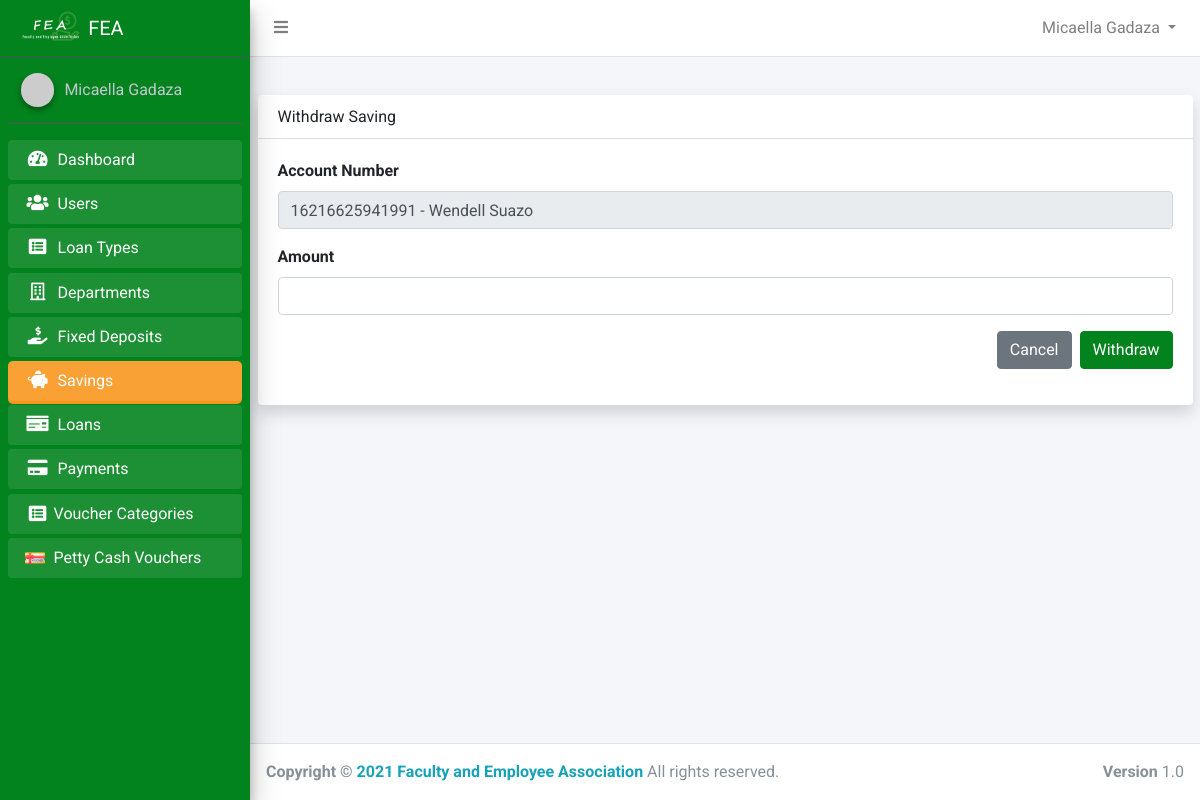
Screenshot of /admin/saving_withdraw.php?user_id=84&saving_id=54 (signed in) with the database file from the repository.
### tables this page shows
CREATE TABLE `users` (
  `id` int(11) NOT NULL,
  `account_number` varchar(50) NOT NULL,
  `firstname` varchar(50) NOT NULL,
  `middlename` varchar(50) NOT NULL,
  `lastname` varchar(50) NOT NULL,
  `home_address` varchar(255) NOT NULL,
  `permanent_address` varchar(255) NOT NULL,
  `gender` varchar(50) NOT NULL,
  `birth_date` varchar(255) DEFAULT NULL,
  `contact_number` varchar(50) NOT NULL,
  `email` varchar(50) NOT NULL,
  `password` varchar(50) NOT NULL,
  `position_id` int(11) DEFAULT NULL,
  `sg` int(11) NOT NULL,
  `employment_status` varchar(50) NOT NULL,
  `department_id` int(11) NOT NULL,
  `name_of_spouse` varchar(100) NOT NULL,
  `fathers_name` varchar(100) NOT NULL,
  `mothers_maiden_name` varchar(50) NOT NULL,
  `beneficiary` varchar(255) NOT NULL,
  `paid_membership` tinyint(1) NOT NULL DEFAULT 0,
  `active` tinyint(1) NOT NULL DEFAULT 0,
  `reason1` text DEFAULT NULL,
  `reason2` text DEFAULT NULL,
  `reason3` text DEFAULT NULL,
  `approved_by_m1` int(11) DEFAULT NULL,
  `approved_by_m2` int(11) DEFAULT NULL,
  `approved_by_m3` int(11) DEFAULT NULL,
  `approved_by_president` tinyint(1) NOT NULL DEFAULT 0,
  `reason_for_decline` text DEFAULT NULL,
  `is_comaker` tinyint(1) NOT NULL DEFAULT 0,
  `created_at` timestamp NOT NULL DEFAULT current_timestamp()
);

### app/config/config.php (called while the page is built, shortened)
<?php
class Connection
{
    public $conn;
    public function __construct()
    {
        try {
            $dsn = 'mysql:host=' . HOST . ';dbname=' . DB_NAME;
            $this->conn = new PDO($dsn, USERNAME, PASSWORD);
            $this->conn->setAttribute(PDO::ATTR_DEFAULT_FETCH_MODE, PDO::FETCH_OBJ);
            $this->conn->setAttribute(PDO::ATTR_EMULATE_PREPARES, false);
        } catch (PDOException $e) {
            echo "Error!: " . $e->getMessage() . "<br/>";
            die();
        }
        return $this->conn;
    }
}

### core.php (called while the page is built, shortened)
<?php
require_once 'app/config/config.php';
require_once 'app/models/User.php';
$user = new User();

### app/models/User.php (called while the page is built, shortened)
<?php
class User extends Connection
{
    public static function Auth()
    {
        if (isset($_SESSION['id'])) {
            return true;
        } else {
            return false;
        }
    }
    public function getFullName()
    {
        if (self::Auth()) {
            $user = $this->getUser();
            return ucwords($user->firstname) . ' ' . ucwords($user->lastname);
        } else {
            return 'Guess';
        }
    }
    public function getUser()
    {
        if (self::Auth()) {
            $sql = "SELECT * FROM users WHERE id=:id AND active=1 AND paid_membership=1";
            $stmt = $this->conn->prepare($sql);
            $stmt->execute(['id' => $_SESSION['id']]);
            $user = $stmt->fetch();
            return $user;
        }
    }
}

### app/controllers/admin/SavingController.php (called while the page is built, shortened)
<?php
class Savings extends Connection
{
    public function getUser($id)
    {
        $sql = "SELECT * FROM users WHERE id=:id";
        $stmt = $this->conn->prepare($sql);
        $stmt->execute(['id' => $id]);
        return $stmt->fetch();
    }
}

### admin/saving_withdraw.php (the view, shortened to what this page needs)
<?php
require_once '../core.php';
require_once '../app/includes/admin/header.php';
$saving = new Savings();
$errors = [];
$activeUser = $saving->getUser($_GET['user_id']);
?>
<div class="container">
    <div class="card shadow">
        <div class="card-header d-flex align-items-center">
            <h4>Withdraw Saving</h4>
        </div>
        <div class="card-body">
            <form action="<?php echo $_SERVER['PHP_SELF'] ?>" method="POST">
                <div class="form-group">
                    <label for="user_id">Account Number</label>
                    <input type="text" name="" id="" class="form-control" readonly value="<?php echo $activeUser->account_number
                                                                                                . ' - ' . ucfirst($activeUser->firstname) . ' ' . ucfirst($activeUser->lastname)  ?>">
                </div>
                <div class="form-group">
                    <label for="amount">Amount</label>
                    <input type="number" name="amount" id="amount" class="form-control
                    <?php
                    if (!empty(($amount))) {
                        echo $errors['amount'] ? 'is-invalid' : 'is-valid';
                    } else {
                        if ($errors['amount']) {
                            echo 'is-invalid';
                        }
                    }
                    ?>
                    " value="<?php echo $amount ?>">
                </div>
                <div class="form-group d-flex justify-content-end align-items-center mt-2">
                    <a href="savings.php" class="btn btn-secondary mr-2">Cancel</a>
                    <button type="submit" name="withdraw" class="btn btn-primary">Withdraw</button>
                </div>
            </form>
        </div>
    </div>
</div>
</div>
<?php require_once '../app/includes/admin/footer.php';
?>

### app/includes/admin/navbar.php (shortened to what this page needs)
<nav class="main-header navbar navbar-expand navbar-white navbar-light">
    <ul class="navbar-nav" style="width:100%;">
        <li class="nav-item">
            <a class="nav-link" data-widget="pushmenu" href="#" role="button"><i class="fas fa-bars"></i></a>
        </li>
        <li class="nav-item dropdown" style="margin-left:auto">
            <a id="navbarDropdown" class="nav-link dropdown-toggle" href="#" role="button" data-toggle="dropdown" aria-haspopup="true" aria-expanded="false" v-pre>
                <?php echo $user->getFullName() ?>
            </a>
        </li>
    </ul>
</nav>

### app/includes/admin/sidebar.php (shortened to what this page needs)
<div class="sidebar">
    <div class="user-panel mt-3 pb-3 mb-3 d-flex">
        <div class="image">
            <img src="https://ui-avatars.com/api/?name=<?php echo $user->getFullName() ?>" class="img-circle elevation-2" alt="User Image">
        </div>
        <div class="info">
            <a href="" class="d-block"><?php echo $user->getFullName() ?></a>
        </div>
    </div>
    <nav class="mt-2">
        <ul class="nav nav-pills nav-sidebar flex-column" data-widget="treeview" role="menu" data-accordion="false">
            <?php if ($_SESSION['position_id'] == 1) : ?>
                <li class="nav-item menu-open
                <?php echo (strpos(CURRENT_URL, 'dashboard') !== false) ? 'active' : '' ?>
                ">
                    <a href="<?php echo BASE_URL . '/admin/dashboard.php' ?>" class="nav-link">
                        <i class="nav-icon fas fa-tachometer-alt"></i>
                        <p>
                            Dashboard
                        </p>
                    </a>
                </li>
                <li class="nav-item menu-open
            <?php echo (strpos(CURRENT_URL, 'admin_user') !== false) ? 'active' : '' ?>
            ">
                    <a href="<?php echo BASE_URL . 'admin/admin_users.php' ?>" class="nav-link">
                        <i class="nav-icon fas fa-users"></i>
                        <p>
                            Users
                        </p>
                    </a>
                </li>
                <li class="nav-item menu-open
            <?php echo (strpos(CURRENT_URL, 'type') !== false) ? 'active' : '' ?>
            ">
                    <a href="<?php echo BASE_URL . 'admin/types.php' ?>" class="nav-link ">
                        <i class="nav-icon fa fa-list-alt"></i>
                        <p>
                            Loan Types
                        </p>
                    </a>
                </li>
                <li class="nav-item menu-open
            <?php echo (strpos(CURRENT_URL, 'department') !== false) ? 'active' : '' ?>
            ">
                    <a href="<?php echo BASE_URL . 'admin/departments.php' ?>" class="nav-link">
                        <i class="nav-icon far fa-building"></i>
                        <p>
                            Departments
                        </p>
                    </a>
                </li>
                <li class="nav-item menu-open
            <?php echo (strpos(CURRENT_URL, 'deposit') !== false) ? 'active' : '' ?>
            ">
                    <a href="<?php echo BASE_URL . 'admin/fixed_deposits.php' ?>" class="nav-link">
                        <i class="nav-icon fas fa-hand-holding-usd"></i>
                        <p>
                            Fixed Deposits
                        </p>
                    </a>
                </li>
                <li class="nav-item menu-open
            <?php echo (strpos(CURRENT_URL, 'saving') !== false) ? 'active' : '' ?>
            ">
                    <a href="<?php echo BASE_URL . 'admin/savings.php' ?>" class="nav-link">
                        <i class="nav-icon fas fa-piggy-bank"></i>
                        <p>
                            Savings
                        </p>
                    </a>
                </li>
                <li class="nav-item menu-open
            <?php echo (strpos(CURRENT_URL, 'admin/loan') !== false) ? 'active' : '' ?>
            ">
                    <a href="<?php echo BASE_URL . 'admin/loans.php' ?>" class=" nav-link ">
                        <i class="nav-icon fas fa-money-check"></i>
                        <p>
                            Loans
                        </p>
                    </a>
                </li>
                <li class="nav-item menu-open
            <?php echo (strpos(CURRENT_URL, 'payment') !== false) ? 'active' : '' ?>
            ">
                    <a href="<?php echo BASE_URL . 'admin/payments.php' ?>" class=" nav-link ">
                        <i class="nav-icon fas fa-credit-card"></i>
                        <p>
                            Payments
                        </p>
                    </a>
                </li>
                <li class="nav-item menu-open
            <?php echo (strpos(CURRENT_URL, 'admin/categor') !== false) ? 'active' : '' ?>
            ">
                    <a href="<?php echo BASE_URL . 'admin/categories_voucher.php' ?>" class=" nav-link d-flex align-items-center">
                        <i class="nav-icon fa fa-list-alt"></i>
                        <p>
                            Voucher Categories
                        </p>
                    </a>
                </li>
                <li class="nav-item menu-open
            <?php echo (strpos(CURRENT_URL, 'admin/voucher') !== false) ? 'active' : '' ?>
            ">
                    <a href="<?php echo BASE_URL . 'admin/vouchers.php' ?>" class=" nav-link d-flex align-items-center">
                        <i class="nav-icon">
                            <img src="../assets/img/voucher_icon.svg" alt="" width="20px" height="25px">
                        </i>
                        <p>
                            Petty Cash Vouchers
                        </p>
                    </a>
                </li>
            <?php endif ?>
        </ul>
    </nav>
</div>

### assets/admin/css/admin.css (style rules this page uses)
.sidebar { background: rgb(3, 131, 30); }
.btn-primary { background-color: rgb(3, 131, 30) !important; border-color: rgb(3, 131, 30) !important; }
.menu-open { margin-bottom: 1px !important; }
.active { background: #f8961e; border-radius: 5px; }

### app/includes/admin/header.php (style rules this page uses)
body { font-family: 'Roboto', sans-serif; }

### rows the page displays
users: $user->getFullName() "Micaella Gadaza"
users: account_number+firstname+lastname "16216625941991 - Wendell Suazo"
